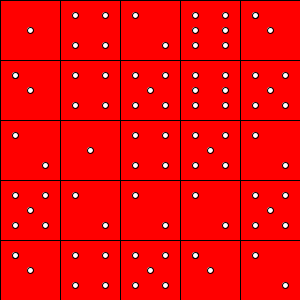
Frame 1 (no input)
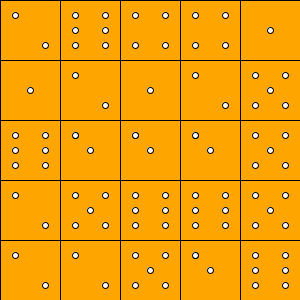
Frame 2 (the mouse pressed at the canvas centre, redrawn once)

The Processing sketch that drew these frames (run headless with seeded random() and noise(); the mouse was pressed at the canvas centre and the sketch redrawn once):

// Processing sketch: Dicetime
// ── Dicetime.pde
Die dead;
int rDiv;
int sum;
int rainbow = 0;
void setup()
{
  noLoop();
  size(300, 300);
  text("Sum: " + sum, 280, 280);
}
void draw()
{
  background(0);
 //text for sum
  rDiv = 300/(int)((Math.random() * 5)+1);
  for (int r = 0; r <= 300- rDiv; r+= rDiv ) {
    for (int col = 0; col <= 300 - rDiv; col+=rDiv) {
      dead = new Die(r, col);
      dead.roll();
      dead.show();
    }
  }
}
void mousePressed()
{
  redraw();
  rainbow++;
}
class Die //models one single dice cube
{
  int myX, myY, rollVal;//variable declarations here

  Die(int x, int y) //constructor
  {
    myX = x;
    myY = y;
    //variable initializations here
  }
  void roll()
  {
    rollVal = (int)(Math.random()*6 + 1);
  }
  void show()
  {
    
    if(rainbow == 0){ 
      //red
      fill(255, 0, 0);
    }else if(rainbow == 1){
      //orange
      fill(255, 165, 0 );
    }else if(rainbow == 2 ){
      //yellow
      fill(255, 255, 0);
    }else if(rainbow == 3){
      //green
      fill(0, 255, 0);
    }else if(rainbow == 4){
      //blue
      fill(0, 0, 255);
    }else{
      //purple
      fill(128, 0, 128);
      rainbow = 0;
    }
    
    rect(myX, myY, rDiv, rDiv);
   
   
    //six if statements
      if(rollVal == 1){
     fill(255);
     //m
     ellipse(myX+rDiv/2, myY+rDiv/2, rDiv/9, rDiv/9);
     
     }else if(rollVal == 2 ){
     fill(255);
     //topright
    ellipse(myX+rDiv/4, myY+rDiv/4, rDiv/9, rDiv/9);
     //bottomright
     ellipse(myX+3*rDiv/4, myY+3*rDiv/4, rDiv/9, rDiv/9);
     
     }else if(rollVal == 3){
     fill(255);
     //m
     ellipse(myX+rDiv/2, myY+rDiv/2, rDiv/9, rDiv/9);
     //topright
    ellipse(myX+rDiv/4, myY+rDiv/4, rDiv/9, rDiv/9);
    //topright
    ellipse(myX+rDiv/4, myY+rDiv/4, rDiv/9, rDiv/9);
    
     }else if(rollVal == 4){
     fill(255);
     //topright
    ellipse(myX+rDiv/4, myY+rDiv/4, rDiv/9, rDiv/9);
     //bottomright
     ellipse(myX+3*rDiv/4, myY+3*rDiv/4, rDiv/9, rDiv/9);
     //topleft
    ellipse(myX+3*rDiv/4, myY+rDiv/4, rDiv/9, rDiv/9);
     //bottomleft
     ellipse(myX+rDiv/4, myY+3*rDiv/4, rDiv/9, rDiv/9);
     
     }else if(rollVal == 5){
     fill(255);
     //m
     ellipse(myX+rDiv/2, myY+rDiv/2, rDiv/9, rDiv/9);
     //topright
    ellipse(myX+rDiv/4, myY+rDiv/4, rDiv/9, rDiv/9);
     //bottomright
     ellipse(myX+3*rDiv/4, myY+3*rDiv/4, rDiv/9, rDiv/9);
     //topleft
    ellipse(myX+3*rDiv/4, myY+rDiv/4, rDiv/9, rDiv/9);
     //bottomleft
     ellipse(myX+rDiv/4, myY+3*rDiv/4, rDiv/9, rDiv/9);
     
     }else{
     fill(255);
     //6
      //topright
    ellipse(myX+rDiv/4, myY+rDiv/4, rDiv/9, rDiv/9);
     //bottomright
     ellipse(myX+3*rDiv/4, myY+3*rDiv/4, rDiv/9, rDiv/9);
     //topleft
    ellipse(myX+3*rDiv/4, myY+rDiv/4, rDiv/9, rDiv/9);
     //bottomleft
     ellipse(myX+rDiv/4, myY+3*rDiv/4, rDiv/9, rDiv/9);
     //mid left
     ellipse(myX+rDiv/4, myY+2*rDiv/4, rDiv/9, rDiv/9);
      //mid right
     ellipse(myX+3*rDiv/4, myY+2*rDiv/4, rDiv/9, rDiv/9);
     }
     
  }
}
